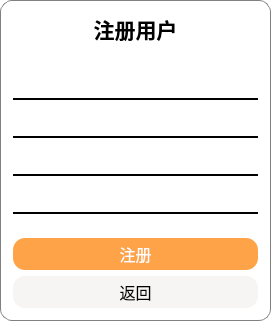
  <widget class="QGroupBox" name="MainSpace">
   <property name="geometry">
    <rect>
     <x>240</x>
     <y>20</y>
     <width>271</width>
     <height>321</height>
    </rect>
   </property>
   <property name="styleSheet">
    <string notr="true">QGroupBox{
background-color: rgba(255, 255, 255, 200);
border-radius:12px;
border: 1px solid gray;
}</string>
   </property>
   <layout class="QVBoxLayout" name="verticalLayout_2">
    <property name="leftMargin">
     <number>12</number>
    </property>
    <property name="topMargin">
     <number>12</number>
    </property>
    <property name="rightMargin">
     <number>12</number>
    </property>
    <property name="bottomMargin">
     <number>12</number>
    </property>
    <item>
     <widget class="QLabel" name="Title">
      <property name="minimumSize">
       <size>
        <width>0</width>
        <height>32</height>
       </size>
      </property>
      <property name="font">
       <font>
        <family>aakar</family>
        <pointsize>16</pointsize>
        <bold>true</bold>
       </font>
      </property>
      <property name="text">
       <string>注册用户</string>
      </property>
      <property name="alignment">
       <set>Qt::AlignCenter</set>
      </property>
     </widget>
    </item>
    <item>
     <spacer name="verticalSpacer_2">
      <property name="orientation">
       <enum>Qt::Vertical</enum>
      </property>
      <property name="sizeHint" stdset="0">
       <size>
        <width>20</width>
        <height>40</height>
       </size>
      </property>
     </spacer>
    </item>
    <item>
     <widget class="QLineEdit" name="userNameLine">
      <property name="minimumSize">
       <size>
        <width>0</width>
        <height>32</height>
       </size>
      </property>
      <property name="styleSheet">
       <string notr="true">QLineEdit {
background: transparent;
font-size: 16px ;
border-style:solid;
border-color:black;
border-top-width:0px;
border-right-width:0px;
border-bottom-width: 2px;
border-left-width:0px;
}
 
QLineEdit:hover {
border-color: rgb(255, 120, 0);
}</string>
      </property>
      <property name="alignment">
       <set>Qt::AlignLeading|Qt::AlignLeft|Qt::AlignVCenter</set>
      </property>
      <property name="placeholderText">
       <string/>
      </property>
     </widget>
    </item>
    <item>
     <widget class="QLineEdit" name="phoneNumLine">
      <property name="minimumSize">
       <size>
        <width>0</width>
        <height>32</height>
       </size>
      </property>
      <property name="styleSheet">
       <string notr="true">QLineEdit {
background: transparent;
font-size: 16px ;
border-style:solid;
border-color:black;
border-top-width:0px;
border-right-width:0px;
border-bottom-width: 2px;
border-left-width:0px;
}
 
QLineEdit:hover {
border-color: rgb(255, 120, 0);
}</string>
      </property>
      <property name="alignment">
       <set>Qt::AlignLeading|Qt::AlignLeft|Qt::AlignVCenter</set>
      </property>
      <property name="placeholderText">
       <string/>
      </property>
     </widget>
    </item>
    <item>
     <widget class="QLineEdit" name="passwordLine">
      <property name="minimumSize">
       <size>
        <width>0</width>
        <height>32</height>
       </size>
      </property>
      <property name="styleSheet">
       <string notr="true">QLineEdit {
background: transparent;
font-size: 16px ;
border-style:solid;
border-color:black;
border-top-width:0px;
border-right-width:0px;
border-bottom-width: 2px;
border-left-width:0px;
}
 
QLineEdit:hover {
border-color: rgb(255, 120, 0);
}</string>
      </property>
      <property name="alignment">
       <set>Qt::AlignLeading|Qt::AlignLeft|Qt::AlignVCenter</set>
      </property>
      <property name="placeholderText">
       <string/>
      </property>
     </widget>
    </item>
    <item>
     <widget class="QLineEdit" name="checkPasswordLine">
      <property name="minimumSize">
       <size>
        <width>0</width>
        <height>32</height>
       </size>
      </property>
      <property name="styleSheet">
       <string notr="true">QLineEdit {
background: transparent;
font-size: 16px ;
border-style:solid;
border-color:black;
border-top-width:0px;
border-right-width:0px;
border-bottom-width: 2px;
border-left-width:0px;
}
 
QLineEdit:hover {
border-color: rgb(255, 120, 0);
}</string>
      </property>
      <property name="alignment">
       <set>Qt::AlignLeading|Qt::AlignLeft|Qt::AlignVCenter</set>
      </property>
      <property name="placeholderText">
       <string/>
      </property>
     </widget>
    </item>
    <item>
     <spacer name="verticalSpacer">
      <property name="orientation">
       <enum>Qt::Vertical</enum>
      </property>
      <property name="sizeHint" stdset="0">
       <size>
        <width>20</width>
        <height>40</height>
       </size>
      </property>
     </spacer>
    </item>
    <item>
     <widget class="QPushButton" name="registerBtn">
      <property name="minimumSize">
       <size>
        <width>128</width>
        <height>32</height>
       </size>
      </property>
      <property name="palette">
       <palette>
        <active>
         <colorrole role="WindowText">
          <brush brushstyle="SolidPattern">
           <color alpha="255">
            <red>255</red>
            <green>255</green>
            <blue>255</blue>
           </color>
          </brush>
         </colorrole>
         <colorrole role="Button">
          <brush brushstyle="SolidPattern">
           <color alpha="255">
            <red>255</red>
            <green>163</green>
            <blue>72</blue>
           </color>
          </brush>
         </colorrole>
         <colorrole role="Text">
          <brush brushstyle="SolidPattern">
           <color alpha="255">
            <red>255</red>
            <green>255</green>
            <blue>255</blue>
           </color>
          </brush>
         </colorrole>
         <colorrole role="ButtonText">
          <brush brushstyle="SolidPattern">
           <color alpha="255">
            <red>255</red>
            <green>255</green>
            <blue>255</blue>
           </color>
          </brush>
         </colorrole>
         <colorrole role="Base">
          <brush brushstyle="SolidPattern">
           <color alpha="255">
            <red>255</red>
            <green>163</green>
            <blue>72</blue>
           </color>
          </brush>
         </colorrole>
         <colorrole role="Window">
          <brush brushstyle="SolidPattern">
           <color alpha="255">
            <red>255</red>
            <green>163</green>
            <blue>72</blue>
           </color>
          </brush>
         </colorrole>
         <colorrole role="PlaceholderText">
          <brush brushstyle="SolidPattern">
           <color alpha="128">
            <red>255</red>
            <green>255</green>
            <blue>255</blue>
           </color>
          </brush>
         </colorrole>
        </active>
        <inactive>
         <colorrole role="WindowText">
          <brush brushstyle="SolidPattern">
           <color alpha="255">
            <red>255</red>
            <green>255</green>
            <blue>255</blue>
           </color>
          </brush>
         </colorrole>
         <colorrole role="Button">
          <brush brushstyle="SolidPattern">
           <color alpha="255">
            <red>255</red>
            <green>163</green>
            <blue>72</blue>
           </color>
          </brush>
         </colorrole>
         <colorrole role="Text">
          <brush brushstyle="SolidPattern">
           <color alpha="255">
            <red>255</red>
            <green>255</green>
            <blue>255</blue>
           </color>
          </brush>
         </colorrole>
         <colorrole role="ButtonText">
          <brush brushstyle="SolidPattern">
           <color alpha="255">
            <red>255</red>
            <green>255</green>
            <blue>255</blue>
           </color>
          </brush>
         </colorrole>
         <colorrole role="Base">
          <brush brushstyle="SolidPattern">
           <color alpha="255">
            <red>255</red>
            <green>163</green>
            <blue>72</blue>
           </color>
          </brush>
         </colorrole>
         <colorrole role="Window">
          <brush brushstyle="SolidPattern">
           <color alpha="255">
            <red>255</red>
            <green>163</green>
            <blue>72</blue>
           </color>
          </brush>
         </colorrole>
         <colorrole role="PlaceholderText">
          <brush brushstyle="SolidPattern">
           <color alpha="128">
            <red>255</red>
            <green>255</green>
            <blue>255</blue>
           </color>
          </brush>
         </colorrole>
        </inactive>
        <disabled>
         <colorrole role="WindowText">
          <brush brushstyle="SolidPattern">
           <color alpha="255">
            <red>255</red>
            <green>255</green>
            <blue>255</blue>
           </color>
          </brush>
         </colorrole>
         <colorrole role="Button">
          <brush brushstyle="SolidPattern">
           <color alpha="255">
            <red>255</red>
            <green>163</green>
            <blue>72</blue>
           </color>
          </brush>
         </colorrole>
         <colorrole role="Text">
          <brush brushstyle="SolidPattern">
           <color alpha="255">
            <red>255</red>
            <green>255</green>
            <blue>255</blue>
           </color>
          </brush>
         </colorrole>
         <colorrole role="ButtonText">
          <brush brushstyle="SolidPattern">
           <color alpha="255">
            <red>255</red>
            <green>255</green>
            <blue>255</blue>
           </color>
          </brush>
         </colorrole>
         <colorrole role="Base">
          <brush brushstyle="SolidPattern">
           <color alpha="255">
            <red>255</red>
            <green>163</green>
            <blue>72</blue>
           </color>
          </brush>
         </colorrole>
         <colorrole role="Window">
          <brush brushstyle="SolidPattern">
           <color alpha="255">
            <red>255</red>
            <green>163</green>
            <blue>72</blue>
           </color>
          </brush>
         </colorrole>
         <colorrole role="PlaceholderText">
          <brush brushstyle="SolidPattern">
           <color alpha="128">
            <red>255</red>
            <green>255</green>
            <blue>255</blue>
           </color>
          </brush>
         </colorrole>
        </disabled>
       </palette>
      </property>
      <property name="toolTipDuration">
       <number>0</number>
      </property>
      <property name="styleSheet">
       <string notr="true">QPushButton{
background-color: rgb(255, 163, 72);
border-radius:12px;
padding:2px 4px;
font-size:16px;
border-style: outset;
color: white
}

QPushButton:hover{
background-color: rgb(255, 120, 0); 
}

QPushButton:pressed{
background-color: rgb(255, 190, 111);
border-style: inset;}
</string>
      </property>
      <property name="text">
       <string>注册</string>
      </property>
      <property name="checkable">
       <bool>false</bool>
      </property>
     </widget>
    </item>
    <item>
     <widget class="QPushButton" name="backBtn">
      <property name="minimumSize">
       <size>
        <width>128</width>
        <height>32</height>
       </size>
      </property>
      <property name="styleSheet">
       <string notr="true">QPushButton{
background-color: rgb(246, 245, 244);
border-radius:12px;
padding:2px 4px;
font-size:16px;
border-style: outset;}

QPushButton:hover{
background-color:rgb(222, 221, 218); 
color: black;}

QPushButton:pressed{
background-color:rgb(192, 191, 188);
border-style: inset;}
</string>
      </property>
      <property name="text">
       <string>返回</string>
      </property>
     </widget>
    </item>
   </layout>
  </widget>
